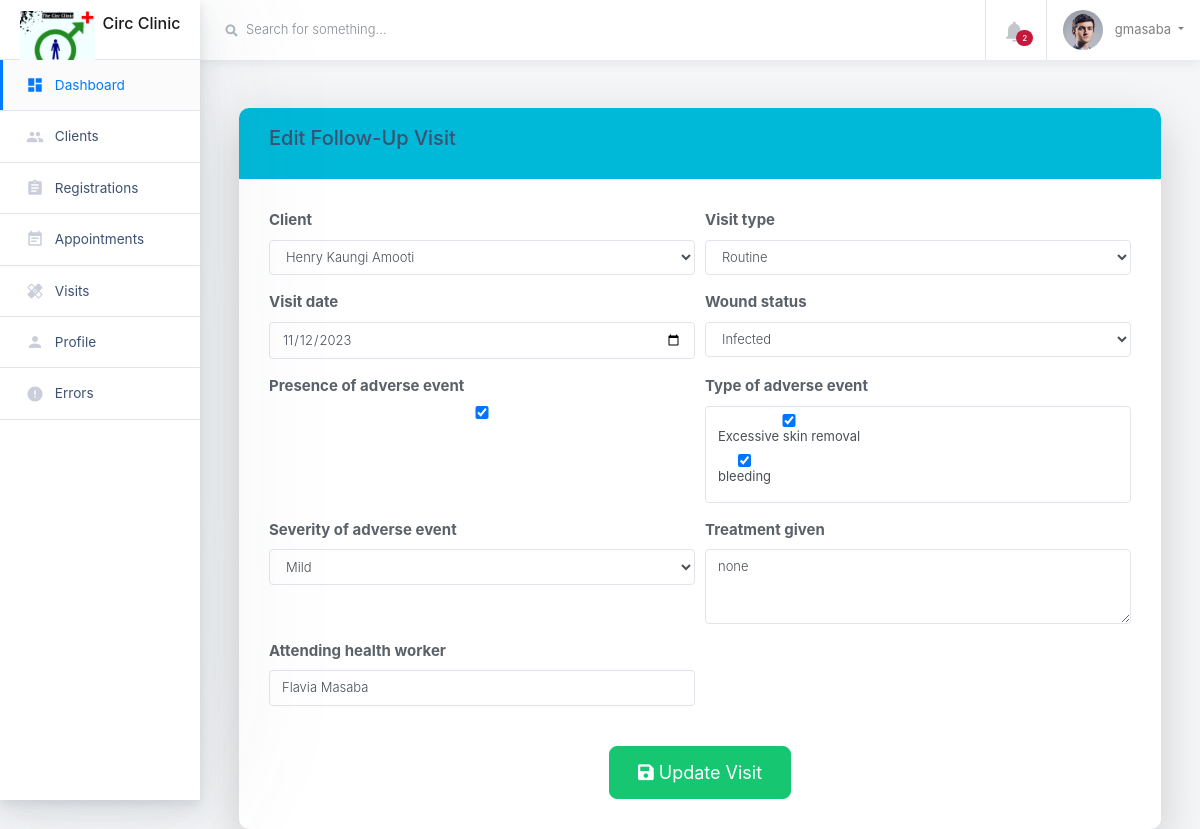
The page /follow-up-visit/1/edit/ (signed in) on the database its author committed.
### circumcision/models.py (models this page shows, shortened)
class FollowUpVisit(models.Model):
    Client = models.ForeignKey(Client, on_delete=models.CASCADE ,default=1)
    visit_type = models.ForeignKey(VisitType, on_delete=models.SET_NULL, null=True, blank=True)
    visit_date = models.DateField(null=True, blank=True)
    wound_status = models.CharField(max_length=20, choices=[('healing', 'Healing'), ('infected', 'Infected'), ('other', 'Other')], null=True, blank=True)
    presence_of_adverse_event = models.BooleanField(default=False)
    type_of_adverse_event = models.ManyToManyField(AdverseEvent,  null=True, blank=True)
    severity_of_adverse_event = models.CharField(max_length=10, choices=[('mild', 'Mild'), ('moderate', 'Moderate'), ('severe', 'Severe')], null=True, blank=True)
    treatment_given = models.TextField(null=True, blank=True)
    attending_health_worker = models.CharField(max_length=100)

### circumcision/views.py (the view)
# urls.py: path('follow-up-visit/<int:visit_id>/edit/', edit_follow_up_visit, name='edit_follow_up_visit'),
def edit_follow_up_visit(request, visit_id):
    visit = get_object_or_404(FollowUpVisit, pk=visit_id)
    if request.method == 'POST':
        form = FollowUpVisitForm(request.POST, instance=visit)
        if form.is_valid():
            form.save()
            return redirect('follow_up_visit_detail', visit_id=visit.id)
    else:
        form = FollowUpVisitForm(instance=visit)
    return render(request, 'clients/edit_follow_up_visit.html', {'form': form, 'visit': visit})

### circumcision/forms.py
class FollowUpVisitForm(forms.ModelForm):
    class Meta:
        model = FollowUpVisit
        fields = [
            'Client',
            'visit_type',
            'visit_date',
            'wound_status',
            'presence_of_adverse_event',
            'type_of_adverse_event',
            'severity_of_adverse_event',
            'treatment_given',
            'attending_health_worker',
        ]
        widgets = {
            'visit_date': forms.DateInput(attrs={'type': 'date', 'class': 'form-control'}),
            'wound_status': forms.Select(attrs={'class': 'form-control'}),
            'severity_of_adverse_event': forms.Select(attrs={'class': 'form-control'}),
            'treatment_given': forms.Textarea(attrs={'class': 'form-control', 'rows': 3}),
            'attending_health_worker': forms.TextInput(attrs={'class': 'form-control'}),
            'type_of_adverse_event': forms.CheckboxSelectMultiple(),
        }

### circumcision/models.py (called while the page is built)
    def __str__(self):
        return f"{self.first_name} {self.last_name}"

    def __str__(self):
        return self.name

    def __str__(self):
        return self.name

### circumcision/templates/clients/edit_follow_up_visit.html (shortened to what this page needs)
{% extends 'base.html' %}
{% load widget_tweaks %}
{% load static %}
{% block content %}
<div class="container mt-5">
    <div class="card shadow-lg">
        <div class="card-header bg-info text-white">
            <h5 class="card-title">Edit Follow-Up Visit</h5>
        </div>
        <div class="card-body">
            <form method="post" class="needs-validation" novalidate>
                <div class="form-row">
                    {% for field in form %}
                    <div class="col-md-6 mb-3">
                        <label for="{{ field.id_for_label }}" class="font-weight-bold">{{ field.label }}</label>
                        {{ field|add_class:"form-control" }}
                    </div>
                    {% endfor %}
                </div>
                <div class="text-center mt-4">
                    <button type="submit" class="btn btn-success btn-lg">
                        <i class="fas fa-save"></i> Update Visit
                    </button>
                </div>
            </form>
        </div>
    </div>
</div>
{% endblock %}

### circumcision/templates/base.html (shortened to what this page needs)
{% load static %}
{% include 'includes/_header.html' %}
<body class="h-100">
    <div class="container-fluid">
      <div class="row">
        {% include 'includes/_sidebar.html' %}
        <main class="main-content col-lg-10 col-md-9 col-sm-12 p-0 offset-lg-2 offset-md-3">
          <div class="main-navbar sticky-top bg-white">
            <nav class="navbar align-items-stretch navbar-light flex-md-nowrap p-0">
              <form action="#" class="main-navbar__search w-100 d-none d-md-flex d-lg-flex">
                <div class="input-group input-group-seamless ml-3">
                  <div class="input-group-prepend">
                    <div class="input-group-text">
                      <i class="fas fa-search"></i>
                    </div>
                  </div>
                  <input class="navbar-search form-control" type="text" placeholder="Search for something..." aria-label="Search"> </div>
              </form>
              <ul class="navbar-nav border-left flex-row ">
                <li class="nav-item border-right dropdown notifications">
                  <a class="nav-link nav-link-icon text-center" href="#" role="button" id="dropdownMenuLink" data-toggle="dropdown" aria-haspopup="true" aria-expanded="false">
                    <div class="nav-link-icon__wrapper">
                      <i class="material-icons">&#xE7F4;</i>
                      <span class="badge badge-pill badge-danger">2</span>
                    </div>
                  </a>
                </li>
                <li class="nav-item dropdown">
                  {% if request.user.is_authenticated %}
                  <a class="nav-link dropdown-toggle text-nowrap px-3" data-toggle="dropdown" href="#" role="button" aria-haspopup="true" aria-expanded="false">
                    <img class="user-avatar rounded-circle mr-2" src="{% static 'images/avatars/1.jpg' %}" alt="User Avatar">
                    <span class="d-none d-md-inline-block">{{ request.user }}</span>
                  </a>
                      {% endif %}
                </li>
              </ul>
            </nav>
          </div>
          <div class="main-content-container container-fluid px-4">
            {% block content %}
            {% endblock %}
          </div>
        </main>
      </div>
    </div>
  </body>
</html>

### rows shown on the page
FollowUpVisit: form "Henry Kaungi Amooti" "Routine" "11/12/2023" "Infected" "☑" "Mild" "none" "Flavia Masaba"

### other values the page prints
{{ request.user }} "gmasaba"
{{ field.label }} "Client" "Visit type" "Visit date" "Wound status" "Presence of adverse event" "Type of adverse event" "Severity of adverse event" "Treatment given" "Attending health worker"
